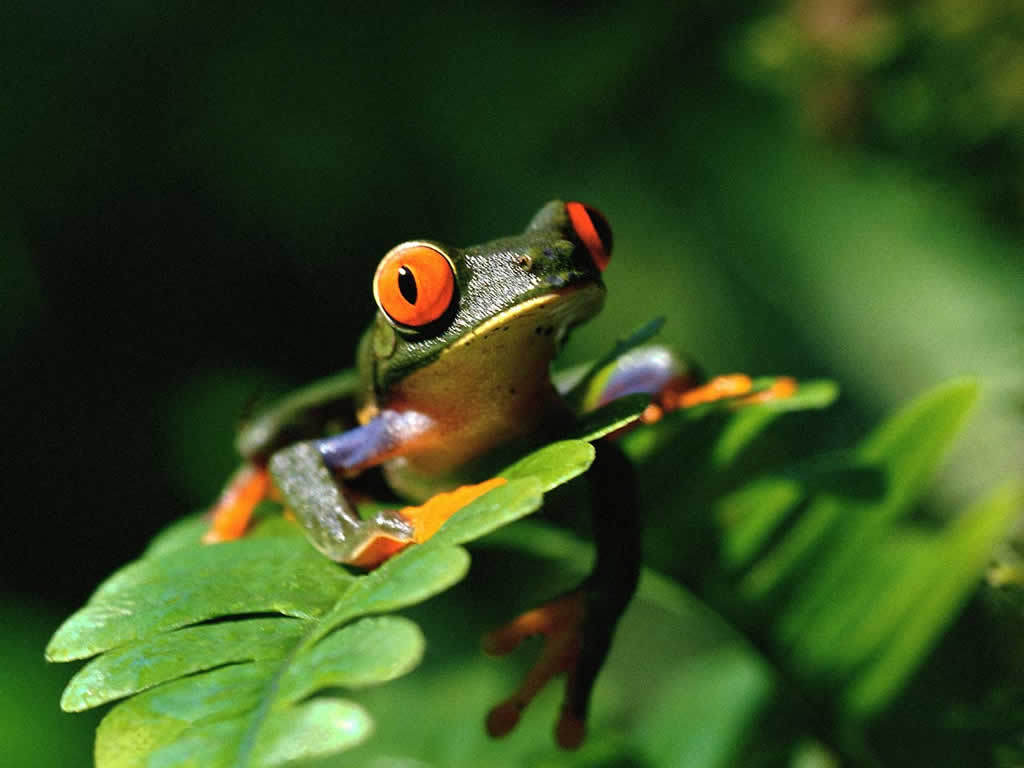
#> input picture sagemaker-neo-notebooks/edge/windows/test.jpg, 1024 x 768 px, found by its file name
$ jupyter execute --allow-errors neo-tx2-mobilenetv1.ipynb   (shell and % lines are left out)
#> lines starting #> are read from the running program, lines starting #| are printed output that depends on the picture
# Jetson TX2 x AWS NEO Object Detection Example

1. [Introduction](#Introduction)
2. [Compile model using NEO](#Compile-model-using-NEO)
3. [Inference on device](#Inference-on-device)

## Introduction

This notebook will demo how to compile pretrained TensorFlow Mobilenet V1 model using AWS Neo for Jetson TX2. At last, we will deploy compiled model to device and do inference using the Neo Deep Learning Runtime.

To get started, we need to set up the environment for AWS S3 permissions, configurations, and so on. Please refer to [Configuration](https://boto3.amazonaws.com/v1/documentation/api/latest/guide/quickstart.html#configuration) for more information.

To use Boto 3, first import it and tell it what service we are going to use.

[cell 1]
import boto3
#> (the rest of this cell did not finish here and is left out)

### Get the pretrained tensorflow mobilenet V1 model

The pretrained tensorflow models can be found [here](https://github.com/tensorflow/models/tree/master/research/slim).

[cell 2]
model_name = 'mobilenet_v1_1.0_224'
model = model_name + '.tar.gz'

### Upload model to S3 bucket

Create a S3 bucket `tx2-demo` to store pretrained model.

[cell 3]
bucket = 'tx2-demo'

#> (a cell that did not finish here is left out)

#> (a cell that did not finish here is left out)

### Create IAM role
In order to use the sagemaker service and have access to S3 bucket, we need to create a IAM role.

#> (a cell that did not finish here is left out)

[cell 7]
policy = {
    'Statement': [{
        'Action': 'sts:AssumeRole',
        'Effect': 'Allow',
        'Principal': {'Service': 'sagemaker.amazonaws.com'}},
        ],
     'Version': '2012-10-17'}

[cell 8]
import json

#> (the rest of this cell did not finish here and is left out)

#> (a cell that did not finish here is left out)

#> (a cell that did not finish here is left out)

## Compile model using NEO

[cell 11]
s3_output_location = 's3://{}/output'.format(bucket)
data_shape = '{"input":[1,224,224,3]}'
framework = 'tensorflow'
target_device = 'jetson_tx2'

[cell 12]
import time
compilation_job_name = 'tx2-demo'+ str(time.time()).split('.')[0]
print('Compilation job for %s started' % compilation_job_name)

#> (the rest of this cell did not finish here and is left out)

## Inference on device

### Download compiled model from S3 to device

[cell 13]
object_path = 'output/{}-{}.tar.gz'.format(model_name, target_device)
neo_compiled_model = 'compiled-'+ model
#> (the rest of this cell did not finish here and is left out)

### Use DLR to read compiled model

[cell 14]
from dlr import DLRModel
import numpy as np
import time

[cell 15]
# Load the model
model_path = "./compiled_model"

[cell 16]
device = 'gpu'
#> (the rest of this cell did not finish here and is left out)

### Download an image to prepare for predictions

[cell 17]

import json
import numpy as np

file_name = "test.jpg"

# test image
from IPython.display import Image
Image(file_name)

### Image pre-process

[cell 18]
import PIL.Image
image = PIL.Image.open(file_name)
#> image is the input picture: PIL image 1024x768 RGB; mean R, G, B 53.6, 76.3, 31.9

batch_size = 1

# Resize
image = np.asarray(image.resize((224, 224)))
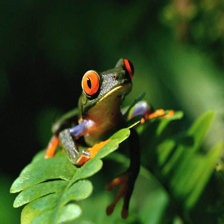
#> image: shape (224, 224, 3); mean R, G, B 53.6, 76.3, 31.9

# Normalize
image = image/128 - 1

image = np.concatenate([image[np.newaxis, :, :]]*batch_size)

print(image.shape)
#| (1, 224, 224, 3)

### Inference and prediction

[cell 19]
#flatten within a input array
input_data = {'input': image}

# dry run
#> (the rest of this cell did not finish here and is left out)

[cell 20]
# Load names for ImageNet classes
object_categories = {}
with open("imagenet1000_clsidx_to_labels.txt", "r") as f:
#> (reads sagemaker-neo-notebooks/edge/jetson-tx2/imagenet1000_clsidx_to_labels.txt from the repository)
    for line in f:
        key, val = line.strip().split(':')
        object_categories[key] = val
#> (the rest of this cell did not finish here and is left out)
